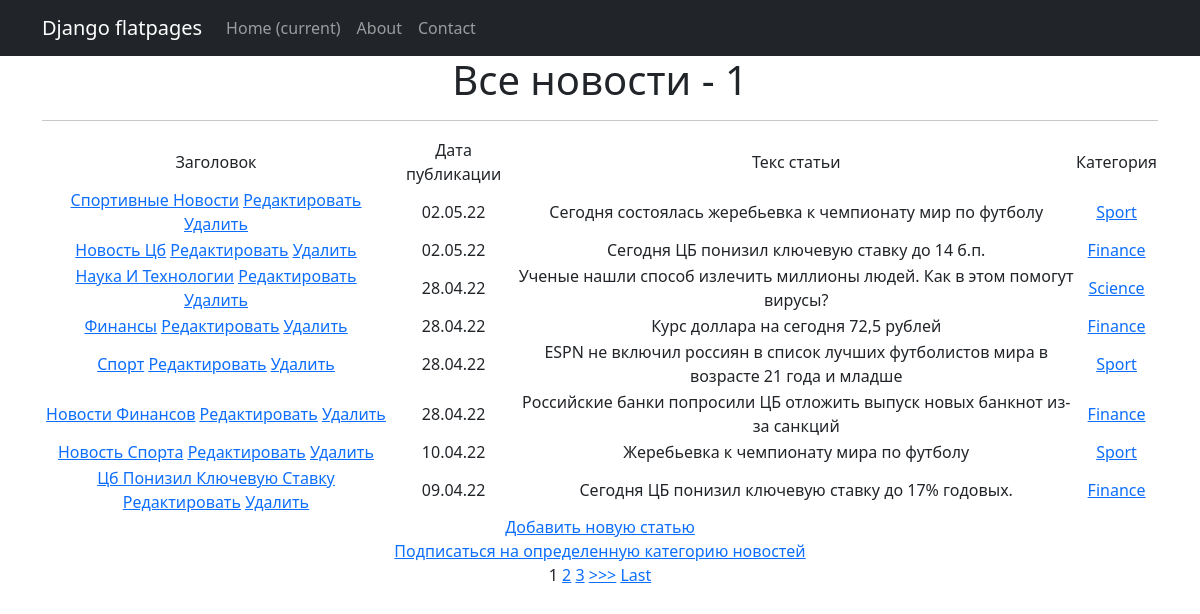
Page /news/ on the committed database.
### news/models.py (models this page shows, shortened)
class Post(models.Model):
    author = models.ForeignKey(Author, on_delete=models.CASCADE)
    NEWS = 'NW'
    ARTICLE = 'AR'
    CATEGORY_CHOICES = (
        (NEWS, 'Новость'),
        (ARTICLE, 'Статья')
    )
    categoryType = models.CharField(max_length=2, choices=CATEGORY_CHOICES, default=ARTICLE)
    dateCreation = models.DateTimeField(auto_now_add=True)
    postCategory = models.ManyToManyField(Category, through='PostCategory')
    title = models.CharField(max_length=128)
    text = models.TextField()
    rating = models.SmallIntegerField(default=0)

class Category(models.Model):
    name = models.CharField(max_length=64, unique=True)
    subscribers = models.ManyToManyField(User, )
    def __str__(self):
        return f'{self.name}'

### news/views.py (the view)
# urls.py: path('', cache_page(60)(NewsList.as_view())),
class NewsList(ListView):
    model = Post
    ordering = ['-dateCreation']
    template_name = 'news.html'
    context_object_name = 'news'
    paginate_by = 1
    def get_context_data(self, **kwargs):
        context = super().get_context_data(**kwargs)
        context['filter'] = NewsFilter(self.request.GET, queryset=self.get_queryset())
        return context

### news/templatetags/custom_filters.py (called while the page is built)
@register.filter()
def censor(text):
    text_cens = ''
    for word in text.split():
        if word.strip('.,"/') in CENS:
            word = (word[:1] + ('*' * (len(word) - 1)))
        text_cens += f'{word + " "}'
    return text_cens

### templates/news.html (shortened to what this page needs)
{% extends 'flatpages/default.html' %}
{% load custom_filters %}
{% block content %}
   <h1>Все новости - {{news |length}}</h1>
   <hr>
   {% if news %}
       <table>
           <tr>
               <td>Заголовок</td>
               <td>Дата публикации</td>
               <td>Текс статьи</td>
               <td>Категория</td>
           </tr>
           {% for post in filter.qs %}
           <tr>
               <td>
                   <a href="{% url 'post' post.id %}">{{ post.title|title }}</a>
                   <a href="{% url 'post_update' post.id %}"><u>Редактировать</u></a>
                   <a href="{% url 'post_delete' post.id %}"><u> Удалить </u></a>
               </td>
               <td>{{ post.dateCreation|date:'d.m.y' }}</td>
               <td>{{ post.text|truncatewords:20 |censor }}</td>
               <td>
                   {% for i in post.postCategory.all %}
                   <a href="{% url 'appointment_post' %}">{{ i }}</a>
                   {% endfor %}
               </td>
           </tr>
           {% endfor %}
       </table>
       <a href="{% url 'post_create' %}">Добавить новую статью</a> <br>
       <a href="{% url 'appointment_post' %}">Подписаться на определенную категорию новостей</a> <br>
       {% if is_paginated %}
            {% for num in page_obj.paginator.page_range %}
                {% if page_obj.number == num %}
                    <a>{{ num }}</a>
                {% elif num > page_obj.number|add:'-3' and num < page_obj.number|add:'3' %}
                    <a href="?page={{ num }}">{{ num }}</a>
                {% endif %}
            {% endfor %}
            {% if page_obj.has_next %}
                <a href="?page={{ page_obj.next_page_number }}">>>></a>
                <a href="?page={{ page_obj.paginator.num_pages }}">Last</a>
            {% endif %}
       {% endif %}
   {% else %}
       <h2>Новостей нет!</h2>
   {% endif %}
{% endblock content %}

### templates/flatpages/default.html (shortened to what this page needs)
<!DOCTYPE html>
<html lang="en">
    <head>
        {% load static %}
        <link href="{% static 'css/styles.css' %}" rel="stylesheet" />
    </head>
    <body>
        <nav class="navbar navbar-expand-lg navbar-dark bg-dark static-top">
            <div class="container">
                <a class="navbar-brand" href="#">Django flatpages</a>
                <div class="collapse navbar-collapse" id="navbarResponsive">
                    <ul class="navbar-nav ml-auto">
                        <li class="nav-item active">
                            <a class="nav-link" href="#">Home
                                <span class="sr-only">(current)</span>
                            </a>
                        </li>
                        <li class="nav-item">
                            <a class="nav-link" href="/about/">About</a>
                        </li>
                        <li class="nav-item">
                            <a class="nav-link" href="/contacts/">Contact</a>
                        </li>
                    </ul>
                </div>
            </div>
        </nav>
        <div class="container">
            <div class="row">
                <div class="col-lg-12 text-center">
                    {% block content %}{% endblock content %}
                </div>
            </div>
        </div>
    </body>
</html>

### rows in the picture
Post: title "Спортивные Новости", dateCreation "02.05.22", text|censor "Сегодня состоялась жеребьевка к чемпионату мир по футболу"
Category: name "Sport"
Post: title "Новость Цб", dateCreation "02.05.22", text|censor "Сегодня ЦБ понизил ключевую ставку до 14 б.п."
Category: name "Finance"
Post: title "Наука И Технологии", dateCreation "28.04.22", text|censor "Ученые нашли способ излечить миллионы людей. Как в этом помогут вирусы?"
Category: name "Science"
Post: title "Финансы", dateCreation "28.04.22", text|censor "Курс доллара на сегодня 72,5 рублей"
Post: title "Спорт", dateCreation "28.04.22", text|censor "ESPN не включил россиян в список лучших футболистов мира в возрасте 21 года и младше"
Post: title "Новости Финансов", dateCreation "28.04.22", text|censor "Российские банки попросили ЦБ отложить выпуск новых банкнот из-за санкций"
Post: title "Новость Спорта", dateCreation "10.04.22", text|censor "Жеребьевка к чемпионату мира по футболу"
Post: title "Цб Понизил Ключевую Ставку", dateCreation "09.04.22", text|censor "Сегодня ЦБ понизил ключевую ставку до 17% годовых."

### other values in the picture
{{ news |length }} "1"
{{ num }} "1"
{{ num }} "2" "3"
